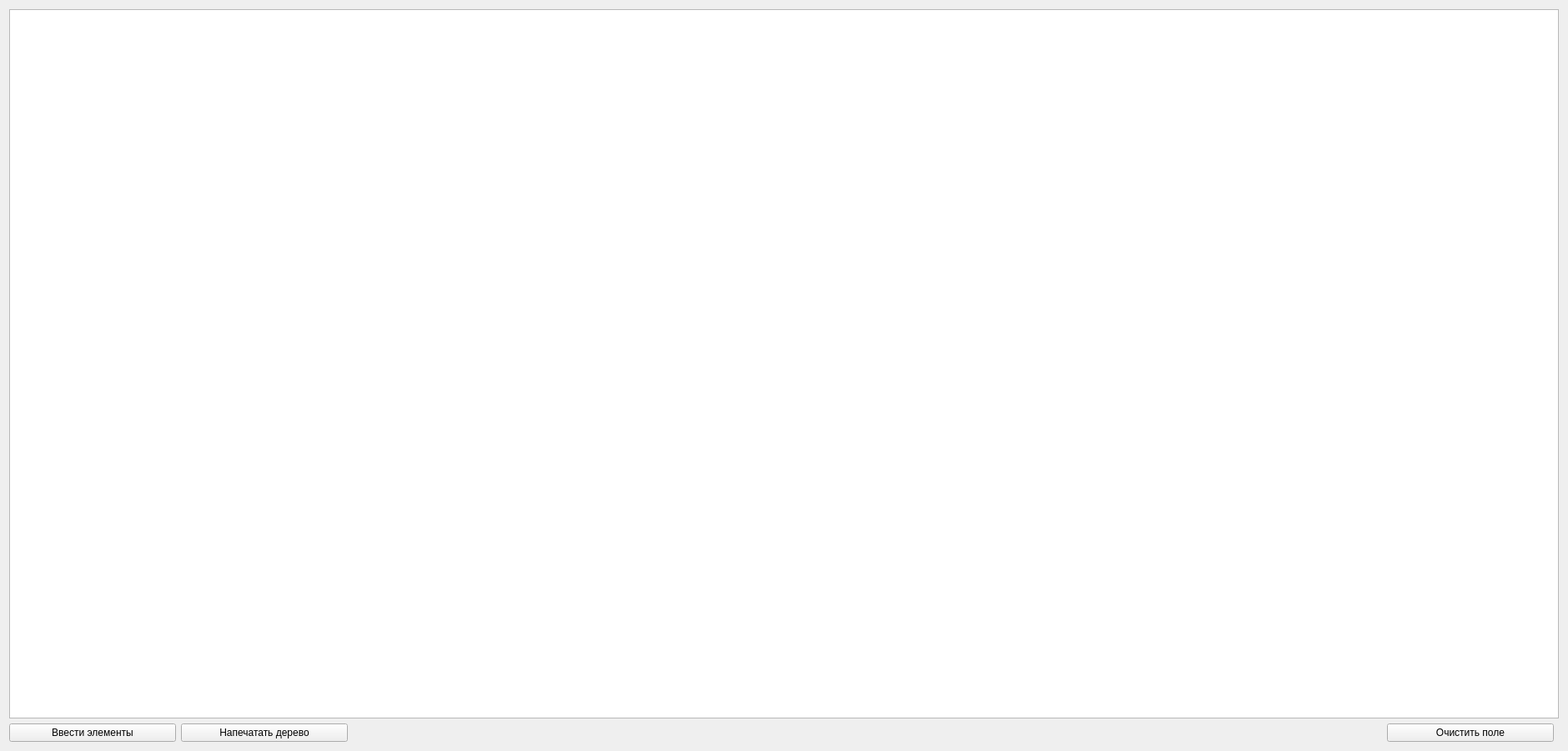
<?xml version="1.0" encoding="UTF-8"?>
<ui version="4.0">
 <class>Widget</class>
 <widget class="QWidget" name="Widget">
  <property name="geometry">
   <rect>
    <x>0</x>
    <y>0</y>
    <width>1880</width>
    <height>900</height>
   </rect>
  </property>
  <property name="windowTitle">
   <string>Widget</string>
  </property>
  <layout class="QGridLayout" name="gridLayout">
   <item row="0" column="0" colspan="2">
    <layout class="QGridLayout" name="gridLayout_2">
     <item row="0" column="0">
      <widget class="QGraphicsView" name="graphicsView"/>
     </item>
    </layout>
   </item>
   <item row="1" column="0">
    <layout class="QHBoxLayout" name="horizontalLayout">
     <item>
      <widget class="QPushButton" name="inputDataBtn">
       <property name="minimumSize">
        <size>
         <width>200</width>
         <height>0</height>
        </size>
       </property>
       <property name="maximumSize">
        <size>
         <width>180</width>
         <height>16777215</height>
        </size>
       </property>
       <property name="text">
        <string>Ввести элементы</string>
       </property>
      </widget>
     </item>
     <item>
      <widget class="QPushButton" name="createBalancedTreeBtn">
       <property name="minimumSize">
        <size>
         <width>200</width>
         <height>0</height>
        </size>
       </property>
       <property name="maximumSize">
        <size>
         <width>170</width>
         <height>16777215</height>
        </size>
       </property>
       <property name="text">
        <string>Напечатать дерево</string>
       </property>
      </widget>
     </item>
     <item>
      <spacer name="horizontalSpacer">
       <property name="orientation">
        <enum>Qt::Horizontal</enum>
       </property>
       <property name="sizeHint" stdset="0">
        <size>
         <width>40</width>
         <height>20</height>
        </size>
       </property>
      </spacer>
     </item>
     <item>
      <widget class="QPushButton" name="clearSceneBtn">
       <property name="minimumSize">
        <size>
         <width>200</width>
         <height>0</height>
        </size>
       </property>
       <property name="text">
        <string>Очистить поле</string>
       </property>
      </widget>
     </item>
    </layout>
   </item>
  </layout>
 </widget>
 <resources/>
 <connections/>
</ui>
